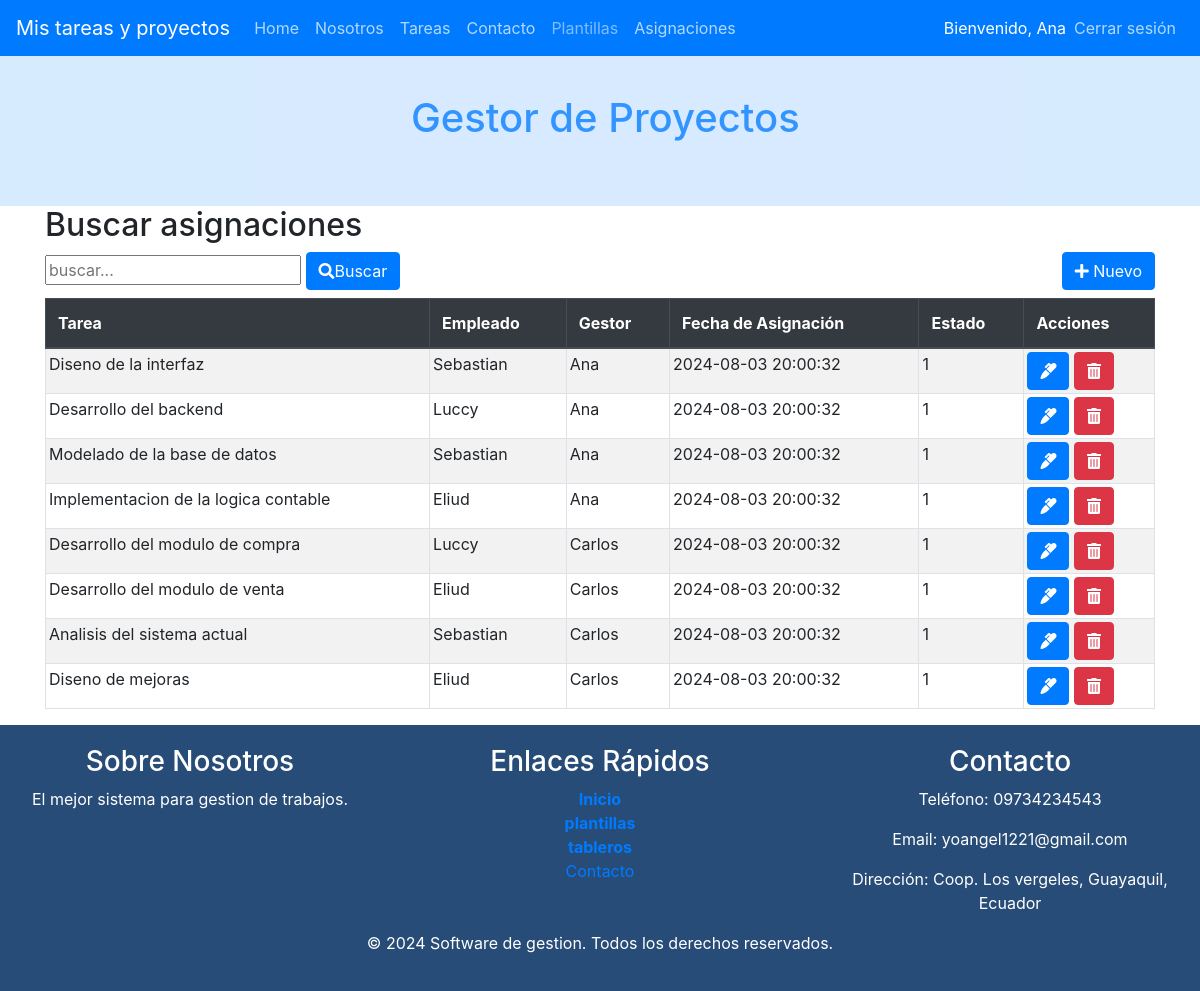
Page /index.php?c=Asignaciones&f=index (signed in) on the committed database.
### tables this page shows
CREATE TABLE IF NOT EXISTS Asignaciones (
    id INT AUTO_INCREMENT PRIMARY KEY,
    tarea_id INT,
    usuario_id INT,
    gestor_id INT, 
    proyecto_id INT,
    fecha_asignacion TIMESTAMP DEFAULT CURRENT_TIMESTAMP,
    estado int(1) NOT NULL DEFAULT 1,
    FOREIGN KEY (tarea_id) REFERENCES Tareas(id),
    FOREIGN KEY (usuario_id) REFERENCES Usuarios(id),
    FOREIGN KEY (gestor_id) REFERENCES Usuarios(id), 
    FOREIGN KEY (proyecto_id) REFERENCES Proyectos(id) 
);

CREATE TABLE IF NOT EXISTS Tareas (
    id INT AUTO_INCREMENT PRIMARY KEY,
    nombre VARCHAR(255) NOT NULL,
    descripcion TEXT,
    tiempo_estimado VARCHAR(50),
    prioridad ENUM('Baja', 'Media', 'Alta'),
    fecha_creacion TIMESTAMP DEFAULT CURRENT_TIMESTAMP,
    proyecto_id INT,
    estado int(1) NOT NULL DEFAULT 1,
    FOREIGN KEY (proyecto_id) REFERENCES Proyectos(id)
);

CREATE TABLE IF NOT EXISTS Usuarios (
    id INT AUTO_INCREMENT PRIMARY KEY,
    nombre VARCHAR(255) NOT NULL,
    email VARCHAR(255) NOT NULL UNIQUE,
    contrasena VARCHAR(255) NOT NULL,
    rol_id INT,
    fecha_creacion TIMESTAMP DEFAULT CURRENT_TIMESTAMP,
    fecha_modificacion TIMESTAMP DEFAULT CURRENT_TIMESTAMP ON UPDATE CURRENT_TIMESTAMP,
    FOREIGN KEY (rol_id) REFERENCES Roles(id)
);

### controller/AsignacionesController.php (called while the page is built, shortened)
<?php
require_once 'model/dao/AsignacionesDAO.php';
class AsignacionesController {
    private $model;
    public function __construct() {
        $this->model = new AsignacionesDAO();
    }
    public function index() {
      $resultados = $this->model->selectAll("");
      $titulo="Buscar asignaciones";
      require_once VASIGNACIONES.'list.php';
    }
}

### index.php (called while the page is built, shortened)
    <?php
        $funcion = (!empty($_REQUEST['f']))?htmlentities($_REQUEST['f']):FUNCION_PRINCIPAL;
        $cont = new  $controlador();
        $cont->$funcion();
?>

### config/Conexion.php (called while the page is built)
<?php
class Conexion {
    public static function getConexion() {
         $dsn = 'mysql:host=localhost;port=3307;dbname=' . DBNAME;
        $conexion = null;
        try {
            $conexion = new PDO($dsn, DBUSER, DBPASSWORD);
             $conexion->setAttribute(PDO::ATTR_ERRMODE, PDO::ERRMODE_EXCEPTION);
        } catch (Exception $e) {
            echo $e;
            die("error " . $e->getMessage());
        }
        return $conexion;
    }
}

### model/dao/AsignacionesDAO.php (called while the page is built, shortened)
<?php
require_once 'config/Conexion.php';
class AsignacionesDAO {
    private $con;
    public function __construct() {
        $this->con = Conexion::getConexion();
    }
    public function selectAll($parametro = '') {
        $sql = "SELECT a.id, t.nombre AS tarea_nombre, u.nombre AS usuario_nombre, g.nombre AS gestor_nombre, a.fecha_asignacion, a.estado
                FROM Asignaciones a
                JOIN Tareas t ON a.tarea_id = t.id
                JOIN Usuarios u ON a.usuario_id = u.id
                JOIN Usuarios g ON a.gestor_id = g.id AND g.rol_id = 2";
        $stmt = $this->con->prepare($sql);
        $stmt->execute();
        return $stmt->fetchAll(PDO::FETCH_OBJ);
    }
}
?>

### view/asignaciones/asignaciones.list.php (the view, shortened to what this page needs)
<div class="container">
    <h2><?php echo htmlspecialchars($titulo); ?></h2>
    <div class="row">
        <div class="col-sm-6">
            <form action="index.php?c=asignaciones&f=search" method="POST">
                <input type="text" name="b" id="form-control" placeholder="buscar..."/>
                <button type="submit" class="btn btn-primary"><i class="fas fa-search"></i>Buscar</button>
            </form>
        </div>
        <div class="col-sm-6 d-flex flex-column align-items-end">
            <a href="index.php?c=Asignaciones&f=view_new">
                <button type="button" class="btn btn-primary">
                    <i class="fas fa-plus"></i>
                        Nuevo
                </button>
            </a>
        </div>
    </div>
    <div class="table-responsive mt-2">
        <table class="table table-striped table-bordered">
            <thead class="thead-dark">
                <tr>
                    <th>Tarea</th>
                    <th>Empleado</th>
                    <th>Gestor</th>
                    <th>Fecha de Asignación</th>
                    <th>Estado</th>
                    <th>Acciones</th>
                </tr>
            </thead>
            <tbody class="tabladatos">
                <?php foreach ($resultados as $fila) { ?>
                <tr>
                    <td><?php echo htmlspecialchars($fila->tarea_nombre); ?></td>
                    <td><?php echo htmlspecialchars($fila->usuario_nombre); ?></td>
                    <td><?php echo htmlspecialchars($fila->gestor_nombre); ?></td>
                    <td><?php echo htmlspecialchars($fila->fecha_asignacion); ?></td>
                    <td><?php echo htmlspecialchars($fila->estado); ?></td>
                    <td>
                        <a class="btn btn-primary"
                           href="index.php?c=asignaciones&f=view_edit&id=<?php echo htmlspecialchars($fila->id); ?>">
                            <i class="fas fa-marker"></i>
                        </a>
                        <a class="btn btn-danger"
                           onclick="if(!confirm('¿Está seguro de eliminar la asignación?')) return false;"
                           href="index.php?c=asignaciones&f=delete&id=<?php echo htmlspecialchars($fila->id); ?>">
                           <i class="fas fa-trash-alt"></i>
                        </a>
                    </td>
                </tr>
                <?php } ?>
            </tbody>
        </table>
    </div>
</div>

### assets/css/styles.css (style rules this page uses)
.tabladatos tr td { padding: 3px ; }

### rows in the picture
asignaciones: tarea.nombre "Diseno de la interfaz", usuario.nombre "Sebastian", gestor.nombre "Ana", fecha_asignacion "2024-08-03 20:00:32", estado "1"
asignaciones: tarea.nombre "Desarrollo del backend", usuario.nombre "Luccy", gestor.nombre "Ana", fecha_asignacion "2024-08-03 20:00:32", estado "1"
asignaciones: tarea.nombre "Modelado de la base de datos", usuario.nombre "Sebastian", gestor.nombre "Ana", fecha_asignacion "2024-08-03 20:00:32", estado "1"
asignaciones: tarea.nombre "Implementacion de la logica contable", usuario.nombre "Eliud", gestor.nombre "Ana", fecha_asignacion "2024-08-03 20:00:32", estado "1"
asignaciones: tarea.nombre "Desarrollo del modulo de compra", usuario.nombre "Luccy", gestor.nombre "Carlos", fecha_asignacion "2024-08-03 20:00:32", estado "1"
asignaciones: tarea.nombre "Desarrollo del modulo de venta", usuario.nombre "Eliud", gestor.nombre "Carlos", fecha_asignacion "2024-08-03 20:00:32", estado "1"
asignaciones: tarea.nombre "Analisis del sistema actual", usuario.nombre "Sebastian", gestor.nombre "Carlos", fecha_asignacion "2024-08-03 20:00:32", estado "1"
asignaciones: tarea.nombre "Diseno de mejoras", usuario.nombre "Eliud", gestor.nombre "Carlos", fecha_asignacion "2024-08-03 20:00:32", estado "1"

### other values in the picture
$_SESSION['usuario_nombre'] "Ana"
$titulo "Buscar asignaciones"
